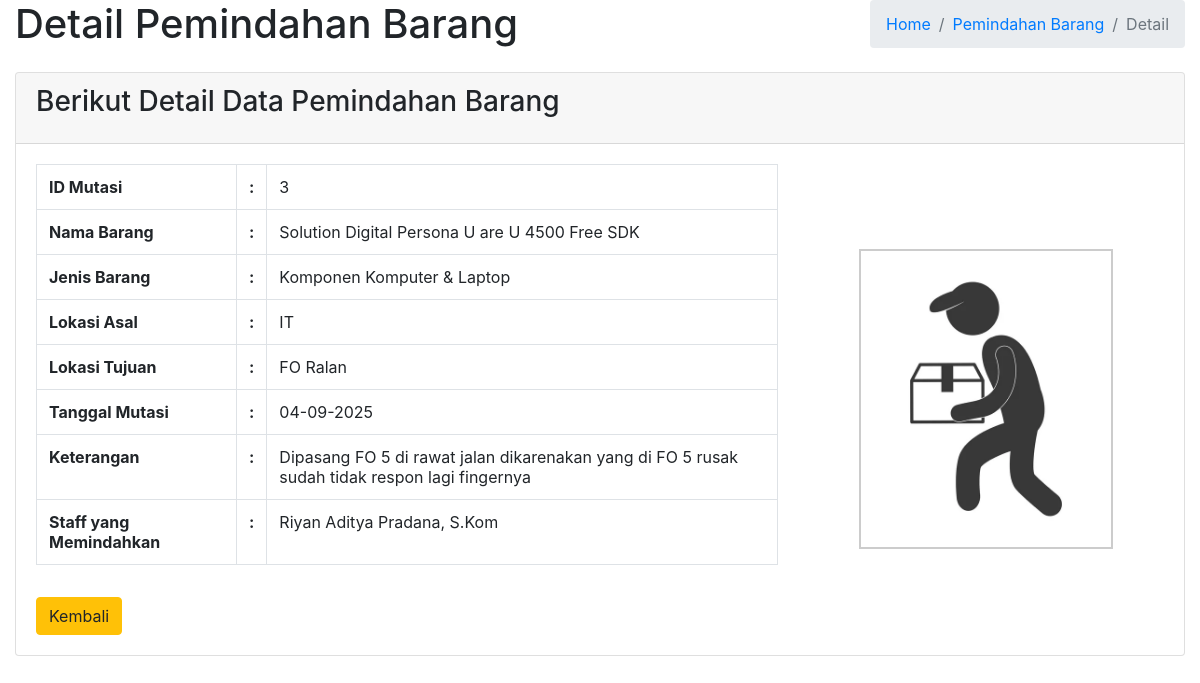
/admin/unit/pemindahan/detail_pemindahan.php?id=3, run on the app's committed database.
### tables this page shows
CREATE TABLE `tb_mutasi_barang` (
  `mutasi_id` int(11) NOT NULL,
  `barang_id` int(11) NOT NULL,
  `lokasi_asal` int(11) DEFAULT NULL,
  `lokasi_tujuan` int(11) DEFAULT NULL,
  `tanggal_mutasi` date DEFAULT curdate(),
  `id_user` int(11) DEFAULT NULL,
  `keterangan` text DEFAULT NULL
);

CREATE TABLE `tb_barang` (
  `barang_id` int(11) NOT NULL,
  `kode_inventaris` varchar(50) NOT NULL,
  `pengajuan_id` int(11) DEFAULT NULL,
  `nama_barang` varchar(150) NOT NULL,
  `jenis_barang` enum('Komputer & Laptop','Komponen Komputer & Laptop','Printer & Scanner','Komponen Printer & Scanner','Komponen Network','Kamera & Aksesoris','Perangkat Mobile','Aksesoris Perangkat Mobile','CCTV & Keamanan') NOT NULL,
  `nomor_seri` varchar(150) DEFAULT NULL,
  `ip_address` varchar(50) DEFAULT NULL,
  `jumlah` int(11) NOT NULL,
  `spesifikasi` text DEFAULT NULL,
  `tanggal_terima` date DEFAULT curdate(),
  `kondisi` enum('baru','bekas','rusak','dalam perbaikan','-') DEFAULT '-',
  `lokasi_id` int(11) DEFAULT NULL,
  `keterangan` text DEFAULT NULL,
  `foto` varchar(200) NOT NULL
);

CREATE TABLE `tb_lokasi` (
  `lokasi_id` int(11) NOT NULL,
  `kode_lokasi` varchar(15) DEFAULT NULL,
  `nama_lokasi` varchar(100) NOT NULL,
  `keterangan` text DEFAULT NULL
);

CREATE TABLE `tb_user` (
  `id_user` int(11) NOT NULL,
  `nip` varchar(30) NOT NULL,
  `username` varchar(50) NOT NULL,
  `password` varchar(255) NOT NULL,
  `nama_lengkap` varchar(100) NOT NULL,
  `tmp_lahir` varchar(50) NOT NULL,
  `tgl_lahir` date NOT NULL DEFAULT current_timestamp(),
  `jbtn` varchar(50) NOT NULL,
  `pendidikan` varchar(100) NOT NULL,
  `alamat` text NOT NULL,
  `email` varchar(100) DEFAULT NULL,
  `no_hp` varchar(20) DEFAULT NULL,
  `role` enum('Kepala Ruangan','Staff') NOT NULL,
  `foto` varchar(255) DEFAULT NULL,
  `status` enum('aktif','nonaktif') DEFAULT 'aktif',
  `created_at` timestamp NOT NULL DEFAULT current_timestamp(),
  `updated_at` timestamp NOT NULL DEFAULT current_timestamp() ON UPDATE current_timestamp()
);

### admin/unit/pemindahan/detail_pemindahan.php (the view, shortened to what this page needs)
<?php
require_once("../config/koneksi.php");
$mutasi_id = intval($_GET['id']);
$query = mysqli_query($config, "SELECT m.*, b.nama_barang, b.jenis_barang, l1.nama_lokasi AS lokasi_asal_nama, l2.nama_lokasi AS lokasi_tujuan_nama, u.nama_lengkap as nama_staff FROM tb_mutasi_barang m LEFT JOIN tb_barang b ON m.barang_id = b.barang_id LEFT JOIN tb_lokasi l1 ON m.lokasi_asal = l1.lokasi_id LEFT JOIN tb_lokasi l2 ON m.lokasi_tujuan = l2.lokasi_id LEFT JOIN tb_user u ON m.id_user = u.id_user WHERE m.mutasi_id = '$mutasi_id'");
$data = mysqli_fetch_assoc($query);
?>
<link rel="stylesheet" href="../assets/vendor/bootstrap/css/bootstrap.min.css">
<section class="content-header">
  <div class="container-fluid">
    <div class="row mb-2">
      <div class="col-sm-6">
        <h1>Detail Pemindahan Barang</h1>
      </div>
      <div class="col-sm-6">
        <ol class="breadcrumb float-sm-right">
          <li class="breadcrumb-item"><a href="dashboard_staff.php?unit=beranda">Home</a></li>
          <li class="breadcrumb-item"><a href="dashboard_staff.php?unit=pemindahan">Pemindahan Barang</a></li>
          <li class="breadcrumb-item active">Detail</li>
        </ol>
      </div>
    </div>
  </div>
</section>
<section class="content">
  <div class="container-fluid">
    <div class="card card-default">
      <div class="card-header">
        <h3 class="card-title">Berikut Detail Data Pemindahan Barang</h3>
      </div>
      <div class="card-body">
        <div class="row">
          <div class="col-md-8">
            <table class="table table-bordered">
              <tr><th width="200">ID Mutasi</th><th width="10">:</th><td><?= htmlspecialchars($data['mutasi_id']); ?></td></tr>
              <tr><th>Nama Barang</th><th>:</th><td><?= htmlspecialchars($data['nama_barang']); ?></td></tr>
              <tr><th>Jenis Barang</th><th>:</th><td><?= htmlspecialchars($data['jenis_barang']); ?></td></tr>
              <tr><th>Lokasi Asal</th><th>:</th><td><?= htmlspecialchars($data['lokasi_asal_nama']); ?></td></tr>
              <tr><th>Lokasi Tujuan</th><th>:</th><td><?= htmlspecialchars($data['lokasi_tujuan_nama']); ?></td></tr>
              <tr><th>Tanggal Mutasi</th><th>:</th><td><?= date('d-m-Y', strtotime($data['tanggal_mutasi'])); ?></td></tr>
              <tr><th>Keterangan</th><th>:</th><td><?= htmlspecialchars($data['keterangan']); ?></td></tr>
              <tr><th>Staff yang Memindahkan</th><th>:</th><td><?= htmlspecialchars($data['nama_staff']); ?></td></tr>
            </table>
            <a href="dashboard_staff.php?unit=pemindahan" class="btn btn-warning mt-3">Kembali</a>
          </div>
          <div class="col-md-4 d-flex align-items-center justify-content-center">
            <img src="../assets/img/pemindahan.jpg" alt="Gambar Pemindahan" class="img-fluid" style="max-height:300px; border:2px solid #ccc; padding:8px; background:#fff;">
          </div>
        </div>
      </div>
    </div>
  </div>
</section>

### data on the page
tb_mutasi_barang: mutasi_id "3", barang.nama_barang "Solution Digital Persona U are U 4500 Free SDK", barang.jenis_barang "Komponen Komputer & Laptop", lokasi_asal.nama_lokasi "IT", lokasi_tujuan.nama_lokasi "FO Ralan", tanggal_mutasi "04-09-2025", keterangan "Dipasang FO 5 di rawat jalan dikarenakan yang di FO 5 rusak sudah tidak respon lagi fingernya", id_user.nama_lengkap "Riyan Aditya Pradana, S.Kom"
